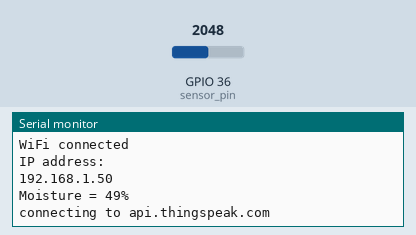
The sketch below on a simulated ESP32. On the bench: the last lines printed to the serial monitor. The inputs (shaded band) are chosen by the test bench; at power-on: GPIO 36 (sensor_pin) = 2048. WiFi joins after 1.5 s; servers stay silent unless stated; web services answer with replies made up by the test bench.

Above: at 2.7 s.
2.8 s: GPIO 36 (sensor_pin) set to 2866
At 3.6 s:
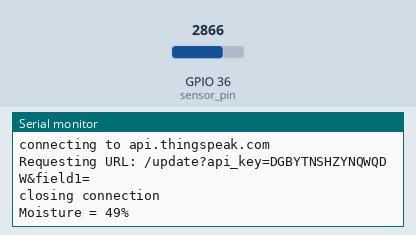
4.5 s: GPIO 36 (sensor_pin) set to 3603
At 6.1 s:
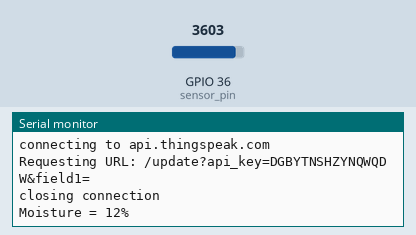
Timing chart, 0 to 7.6 s (numbered marks = the images above; inputs shaded):
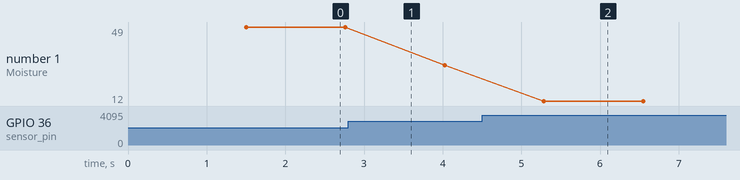

Measured:
- after the input at 4.5 s, the serial monitor: prints a new line after 0.79 s (image 2)
- plotted number 1: 49 → 30 after the input at 2.8 s, 30 → 12 after the input at 4.5 s

The sketch:

soil_sensor.ino
```cpp
#include <WiFi.h>
#include <WiFiClient.h>
#include <WebServer.h>
int _moisture,sensor_analog;
const int sensor_pin = A0;

const char* ssid     = "R Sridevi";
const char* password = "kaumudi03";

const char* host = "api.thingspeak.com";
const char* APIKey = "DGBYTNSHZYNQWQDW";

void setup()
{
    Serial.begin(115200);

    Serial.println();
    Serial.println();
    Serial.print("Connecting to ");
    Serial.println(ssid);

    WiFi.begin(ssid, password);

    while (WiFi.status() != WL_CONNECTED) {
        delay(500);
        Serial.print(".");
    }

    Serial.println("");
    Serial.println("WiFi connected");
    Serial.println("IP address: ");
    Serial.println(WiFi.localIP());
}


void loop()
{
     sensor_analog = analogRead(sensor_pin);
  _moisture = ( 100 - ( (sensor_analog/4095.00) * 100 ) );
  Serial.print("Moisture = ");
  Serial.print(_moisture);  /* Print Temperature on the serial window */
  Serial.println("%");
  delay(1000);
    Serial.print("connecting to ");
    Serial.println(host);


    // Use WiFiClient class to create TCP connections
    WiFiClient client;
    const int httpPort = 80;
    if (!client.connect(host, httpPort)) {
        Serial.println("connection failed");
        return;
    }

    // We now create a URI for the request
    String url = "/update";
    url += "?api_key=";
    url += APIKey;
    url += "&field1=";


    Serial.print("Requesting URL: ");
    Serial.println(url);

    // This will send the request to the server
    client.print(String("GET ") + url + " HTTP/1.1\r\n" +
                 "Host: " + host + "\r\n" +
                 "Connection: close\r\n\r\n");

    unsigned long timeout = millis();
    while (client.available() == 0) {
        if (millis() - timeout > 5000) {
            Serial.println(">>> Client Timeout !");
            client.stop();
            return;
        }
    }

    Serial.println();
    Serial.println("closing connection");
}
```
